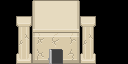

Below is a game level as drawn by its tile map, then a one-line description and the .tmx file that defines it, in full:
An orthogonal 8x4 tile map with 16x16 px tiles, 2 tile layers (Tile Layer 1, Tile Layer 2).

<map version="1.10" tiledversion="1.10.2" orientation="orthogonal" renderorder="right-down" width="8" height="4" tilewidth="16" tileheight="16" infinite="0" backgroundcolor="#000000" nextlayerid="3" nextobjectid="1">
 <tileset firstgid="1" source="roguelikeSheet_transparent.tsx" />
 <layer id="1" name="Tile Layer 1" width="8" height="4">
  <data encoding="csv">
0,0,1215,1216,1217,0,0,0,
0,1154,1329,1330,1331,1154,0,0,
0,1098,1100,1101,1102,1098,0,0,
0,1155,1157,1158,1159,1155,0,0
</data>
 </layer>
 <layer id="2" name="Tile Layer 2" width="8" height="4">
  <data encoding="csv">
0,0,0,0,0,0,0,0,
0,0,0,0,0,0,0,0,
0,0,0,0,0,0,0,0,
0,0,0,262,0,0,0,0
</data>
 </layer>
</map>
